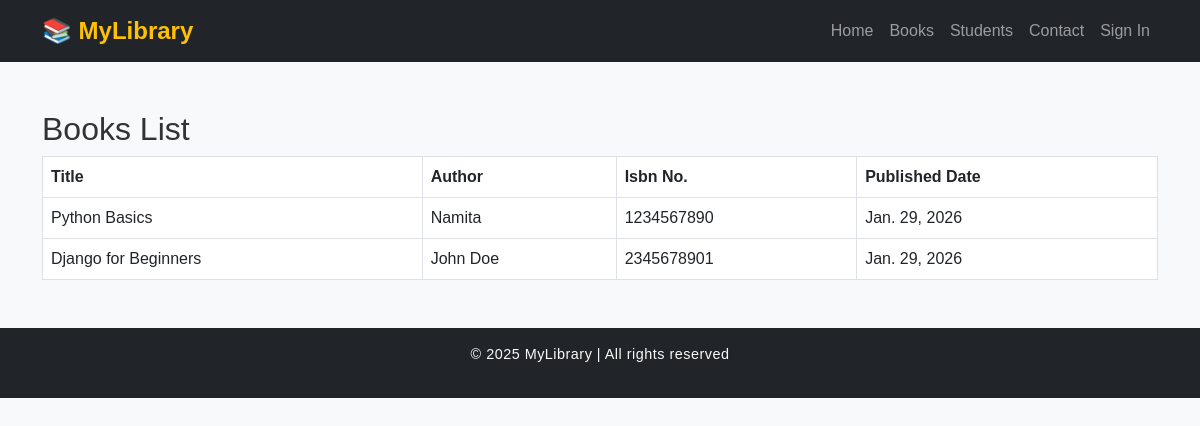
/books/, run on an earlier commit of the app's database.
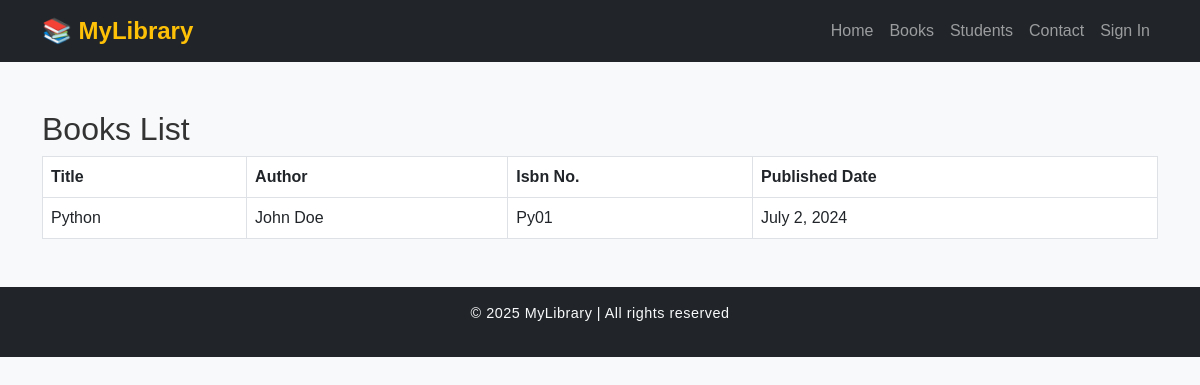
And on a later commit of the database.
### library/models.py (models this page shows, shortened)
class Book(models.Model):
    title = models.CharField(max_length=200)
    author = models.CharField(max_length=100)
    isbn = models.CharField(max_length=13, unique=True)
    published_date = models.DateField(default=timezone.now)

### library/views.py (the view)
# urls.py: path('books/', views.books, name="books"),
def books(request):
    books = Book.objects.all()
    return render(request, "library/books.html", {"books": books})

### library/templates/library/books.html (shortened to what this page needs)
{% extends "library/base.html" %}
{% block content %}
<div class="container mt-5">
  <h2>Books List</h2>
  <table class="table table-bordered">
    <thead>
      <tr>
        <th>Title</th>
        <th>Author</th>
        <th>Isbn No.</th>
        <th>Published Date</th>
      </tr>
    </thead>
    <tbody>
      {% for book in books %}
      <tr>
        <td>{{ book.title }}</td>
        <td>{{ book.author }}</td>
        <td>{{ book.isbn }}</td>
        <td>{{ book.published_date }}</td>
      </tr>
      {% empty %}
      <tr>
        <td colspan="4" class="text-center">No books found.</td>
      </tr>
      {% endfor %}
    </tbody>
  </table>
</div>
{% endblock %}

### library/templates/library/base.html (shortened to what this page needs)
{% load static %}
<!DOCTYPE html>
<html lang="en">
<head>
  <link href="https://cdn.jsdelivr.net/npm/bootstrap@5.3.0/dist/css/bootstrap.min.css" rel="stylesheet">
  <link rel="stylesheet" href="{% static 'library/css/style.css' %}">
</head>
<body>
  <nav class="navbar navbar-expand-lg navbar-dark bg-dark">
    <div class="container">
      <a class="navbar-brand" href="{% url 'home' %}">📚 MyLibrary</a>
      <div class="collapse navbar-collapse" id="navbarNav">
        <ul class="navbar-nav ms-auto">
          <li class="nav-item"><a class="nav-link" href="{% url 'home' %}">Home</a></li>
          <li class="nav-item"><a class="nav-link" href="{% url 'books' %}">Books</a></li>
          <li class="nav-item"><a class="nav-link" href="{% url 'students' %}">Students</a></li>
          <li class="nav-item"><a class="nav-link" href="{% url 'contact' %}">Contact</a></li>
          <li class="nav-item"><a class="nav-link" href="{% url 'signin' %}">Sign In</a></li>
        </ul>
      </div>
    </div>
  </nav>
  {% block content %}{% endblock %}
  <footer class="bg-dark text-light text-center py-3 mt-5">
    <p>&copy; 2025 MyLibrary | All rights reserved</p>
  </footer>
</body>
</html>

### library/static/library/css/style.css (style rules this page uses)
body { font-family: 'Segoe UI', Tahoma, Geneva, Verdana, sans-serif; scroll-behavior: smooth; }
.navbar-brand { font-size: 1.6rem; font-weight: bold; color: #ffc107 !important; }
.nav-link { font-size: 1rem; transition: 0.3s; }
footer { font-size: 0.9rem; letter-spacing: 0.5px; }
.navbar-brand { font-size: 1.5rem; }
footer { font-size: 0.9rem; }
body { font-family: "Poppins", sans-serif; background-color: #f8f9fa; color: #333; }

What changed in the data, as far as the page shows it:
removed Book: title "Python Basics", author "Namita", isbn "1234567890", published_date "Jan. 29, 2026"
removed Book: title "Django for Beginners", author "John Doe", isbn "2345678901", published_date "Jan. 29, 2026"
added Book: title "Python", author "John Doe", isbn "Py01", published_date "July 2, 2024"
